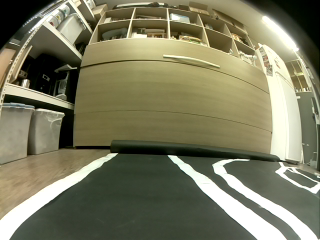
#> input picture line/image.png, 320 x 240 px
$ python plot_line.py
#> lines starting #> are read from the running program, lines starting #| are printed output that depends on the picture; after the words box and inside, x2 and y2 are one past the last pixel; in counts of white or black regions, pixels touching at a corner belong together
import numpy as np
import cv2

image = cv2.imread('./image.png',cv2.IMREAD_COLOR)
#> image is the input picture: shape (240, 320, 3); mean B, G, R 95.5, 122.2, 123

x1=160
y1=240
x2=320
y2=0
cv2.line(image,(x1,y1),(x2,y2),(0,0,255),2)
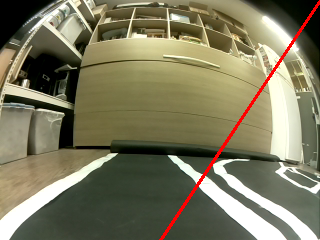
#> image: shape (240, 320, 3); 1.19% of pixels changed, all inside (x1, y1, x2, y2) = (159, 0, 320, 240)

cv2.imshow('image',image)
cv2.waitKey(0)
cv2.destroyAllWindows()
